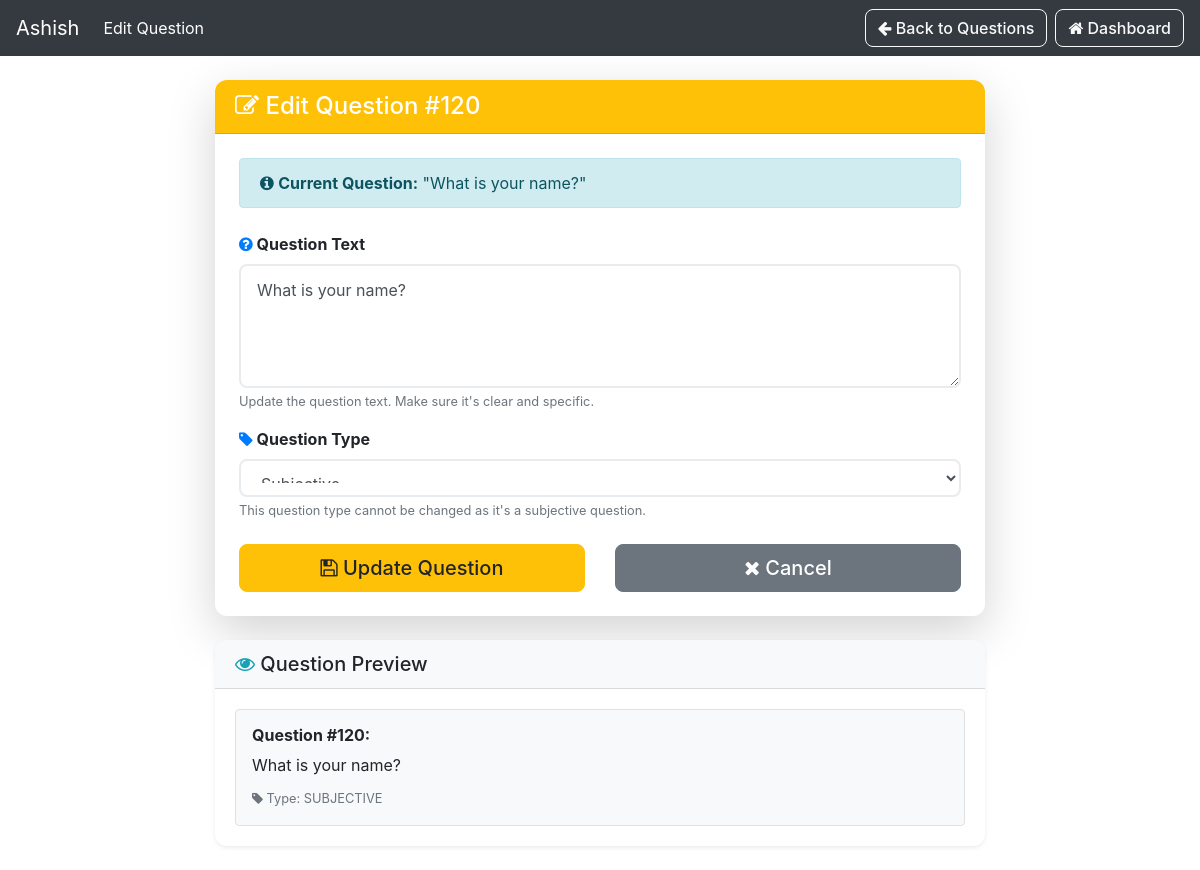
Page /prof/question/edit_question/120/ (signed in) on the committed database.
### main/models/question.py (models this page shows, shortened)
class Question_DB(models.Model):
    professor = models.ForeignKey(User, limit_choices_to={'groups__name': "Professor"}, on_delete=models.CASCADE, null=True)
    qno = models.AutoField(primary_key=True)
    question = models.TextField(max_length=1000)  # Changed from CharField to TextField for longer questions
    question_type = models.CharField(max_length=20, choices=[('SUBJECTIVE', 'Subjective')], default='SUBJECTIVE')
    question_image = models.ImageField(upload_to='question_images/', null=True, blank=True)

### prof/views/question.py (the view)
def edit_question(request, ques_qno):
    prof = request.user
    ques = Question_DB.objects.get(professor=prof, qno=ques_qno)  # type: ignore
    form = QForm(instance=ques)
    if request.method == "POST":
        form = QForm(request.POST, instance=ques)
        if form.is_valid():
            form.save()
            messages.success(request, 'Question updated successfully!')
            return redirect('prof:view_all_ques')
    return render(request, 'prof/question/edit_question.html', {
        'i': Question_DB.objects.filter(professor=prof, qno=ques_qno).first(), 'form': form, 'prof': prof  # type: ignore
    })

### main/models/question.py
class QForm(ModelForm):
    class Meta:
        model = Question_DB
        fields = '__all__'
        exclude = ['qno', 'professor']
        widgets = {
            'question': Textarea(attrs={
                'rows': 4,
                'class': 'form-control',
                'placeholder': 'Enter your question here...'
            }),
            'question_type': Select(attrs={
                'class': 'form-control'
            })
        }

### prof/templates/prof/question/edit_question.html (shortened to what this page needs)
{% extends 'prof/base/base.html' %}
{% block navbar_title %}{{ prof.username }}{% endblock navbar_title %}
{% block navitem_title %}Edit Question{% endblock navitem_title %}
{% block buttons %}
    <a class="btn btn-outline-light mx-2" href="{% url 'prof:view_all_ques' %}">
        <i class="fa fa-arrow-left"></i> Back to Questions
    </a>
    <a class="btn btn-outline-light" href="{% url 'prof:index' %}">
        <i class="fa fa-home"></i> Dashboard
    </a>
{% endblock buttons %}
{% block body %}
    <div class="container-fluid py-4">
        <div class="row justify-content-center">
            <div class="col-lg-8 col-md-10">
                <div class="card shadow-lg border-0">
                    <div class="card-header bg-warning text-white">
                        <h4 class="mb-0">
                            <i class="fa fa-edit"></i> Edit Question #{{ i.qno }}
                        </h4>
                    </div>
                    <div class="card-body p-4">
                        <div class="alert alert-info">
                            <i class="fa fa-info-circle"></i>
                            <strong>Current Question:</strong> "{{ i.question }}"
                        </div>
                        <form method="POST" class="mt-4">
                            <div class="form-group">
                                <label for="{{ form.question.id_for_label }}" class="font-weight-bold">
                                    <i class="fa fa-question-circle text-primary"></i> Question Text
                                </label>
                                {{ form.question }}
                                <small class="form-text text-muted">
                                    Update the question text. Make sure it's clear and specific.
                                </small>
                            </div>
                            <div class="form-group">
                                <label for="{{ form.question_type.id_for_label }}" class="font-weight-bold">
                                    <i class="fa fa-tag text-primary"></i> Question Type
                                </label>
                                {{ form.question_type }}
                                <small class="form-text text-muted">
                                    This question type cannot be changed as it's a subjective question.
                                </small>
                            </div>
                            <div class="row mt-4">
                                <div class="col-md-6">
                                    <button type="submit" class="btn btn-warning btn-lg btn-block">
                                        <i class="fa fa-save"></i> Update Question
                                    </button>
                                </div>
                                <div class="col-md-6">
                                    <a href="{% url 'prof:view_all_ques' %}" class="btn btn-secondary btn-lg btn-block">
                                        <i class="fa fa-times"></i> Cancel
                                    </a>
                                </div>
                            </div>
                        </form>
                    </div>
                </div>
                <div class="card mt-4 shadow-sm border-0">
                    <div class="card-header bg-light">
                        <h5 class="mb-0">
                            <i class="fa fa-eye text-info"></i> Question Preview
                        </h5>
                    </div>
                    <div class="card-body">
                        <div class="border rounded p-3 bg-light">
                            <h6 class="font-weight-bold">Question #{{ i.qno }}:</h6>
                            <p class="mb-2">{{ i.question }}</p>
                            <small class="text-muted">
                                <i class="fa fa-tag"></i> Type: {{ i.question_type }}
                            </small>
                        </div>
                    </div>
                </div>
            </div>
        </div>
    </div>
{% endblock body %}

### prof/templates/prof/question/edit_question.html (style rules this page uses)
.form-control { border-radius: 8px; border: 2px solid #e9ecef; padding: 12px 16px; font-size: 16px; transition: border-color 0.2s ease-in-out; }
.btn { border-radius: 8px; font-weight: 500; transition: all 0.2s ease-in-out; }
.card { border-radius: 12px; }
.card-header { border-radius: 12px 12px 0 0 !important; }

### rows in the picture
Question_DB: qno "120", question "What is your name?", question_type "Subjective", question_type "SUBJECTIVE"

### other values in the picture
{{ prof.username }} "Ashish"
